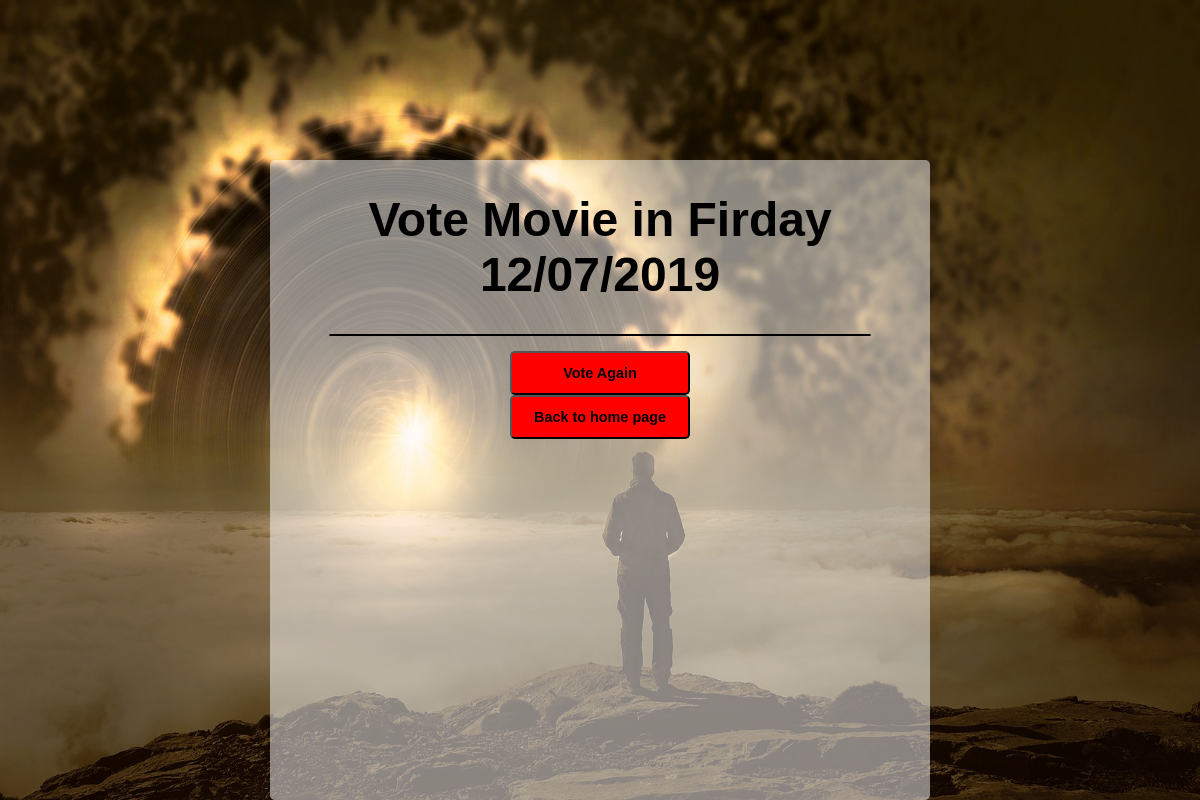
/moviepoll/2/results/, run on an earlier commit of the app's database.
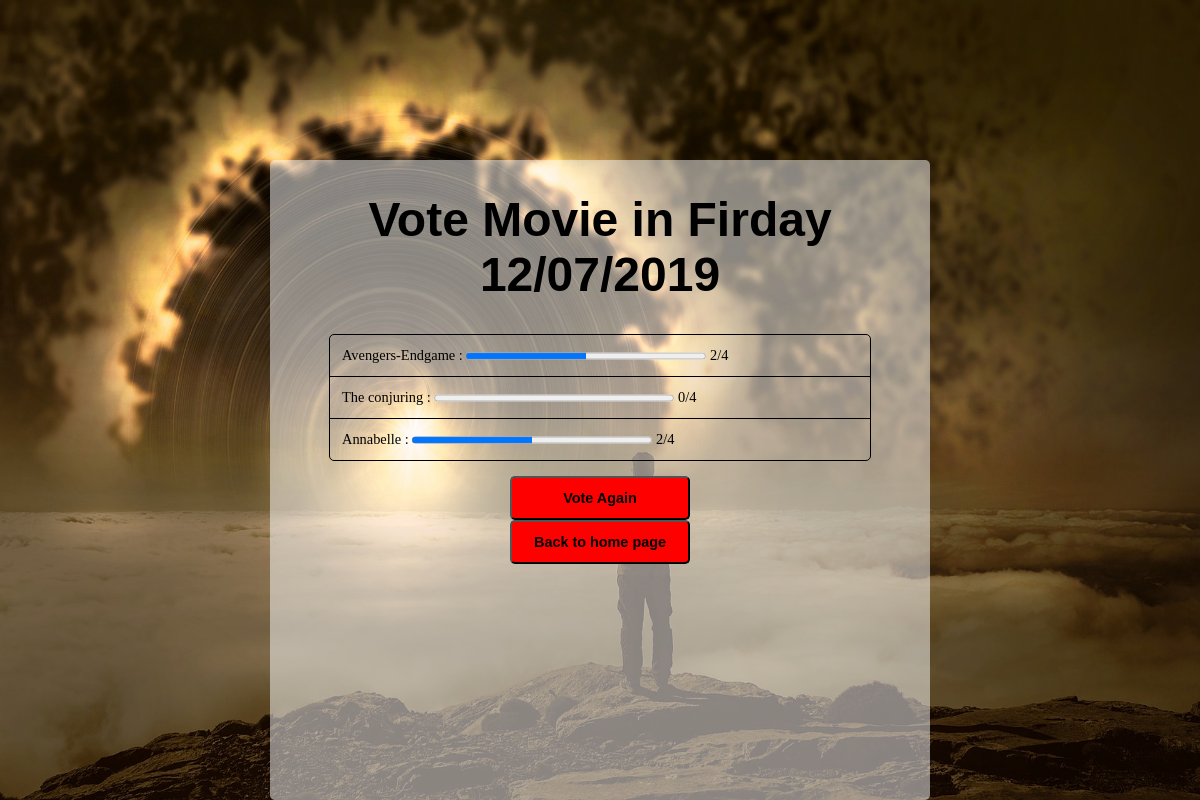
And on a later commit of the database.
### moviepoll/models.py (models this page shows, shortened)
class Question(models.Model):
    question_text = models.CharField(max_length=200)
    pub_date = models.DateTimeField('date published')

class Choice(models.Model):
    question = models.ForeignKey(Question, on_delete=models.CASCADE)
    choice_text = models.CharField(max_length=200)
    votes = models.IntegerField(default=0)

### moviepoll/views.py (the view)
# urls.py: path('<int:question_id>/results/', views.results, name='results'),
def results(request, question_id):
    question = get_object_or_404(Question, pk=question_id)
    total = 0
    for choice in question.choice_set.all():
        total += choice.votes
    my_dict = {
        'question':question,
        'value':total,
    }
    return render(request, 'results.html', my_dict)

### templates/results.html (shortened to what this page needs)
<!DOCTYPE html>
<html lang="en">
    <head>
        {% load static %}
        <link rel="stylesheet" href="{% static 'css/style.css' %}">
    </head>
    <body id="results">
        <div class="home index">
            <h1>{{question.question_text}}</h1>
            <ul>
                {% for choice in question.choice_set.all %}
                <li>
                    {{choice.choice_text}} :
                    <progress style="width:20vw" value="{{choice.votes}}" max="{{value}}"></progress>
                    {{choice.votes}}/{{value}}
                </li>
                {% endfor %}
            </ul>
            <a href="{% url 'detail' question.id %}"><button>Vote Again</button></a>
            <a href="{% url 'home' %}"><button>Back to home page</button></a>
        </div>
    </body>
</html>

### static/css/style.css (style rules this page uses)
h1 { text-align: center; font-family: Arial, Helvetica, sans-serif; font-size: 4vw; }
body { margin: 0; padding: 0; width: 100%; }
#results { background-image: url("../image/results.jpg"); background-size: 100% 100vh; }
a { text-decoration: none; }
button, ul, form { margin-left: auto; margin-right: auto; display: block; font-size: 1.2vw; border-radius: 5px; }
button { width: 15vw; height: auto; background: red; padding: 1vw 1.5vw; color: black; font-weight: bold; }
ul, form { width: 45vw; list-style-type: none; border: 1px solid black; padding: 0; }
ul > li, form > div { border-bottom: 1px solid black; padding: 1vw; }
ul > li:last-child { border-bottom: none; }
div.home { margin: auto; position: absolute; top: 20vh; left: 0; right: 0; bottom: 0; }
div.index { background-color: rgba(255, 255, 255, 0.5); width: 55vw; height: auto; border-radius: 5px; }

What changed in the data, as far as the page shows it:
added Choice: choice_text "Avengers-Endgame", votes "2", id "4"
added Choice: choice_text "The conjuring", votes "0", value "4"
added Choice: choice_text "Annabelle", votes "2", value "4"
